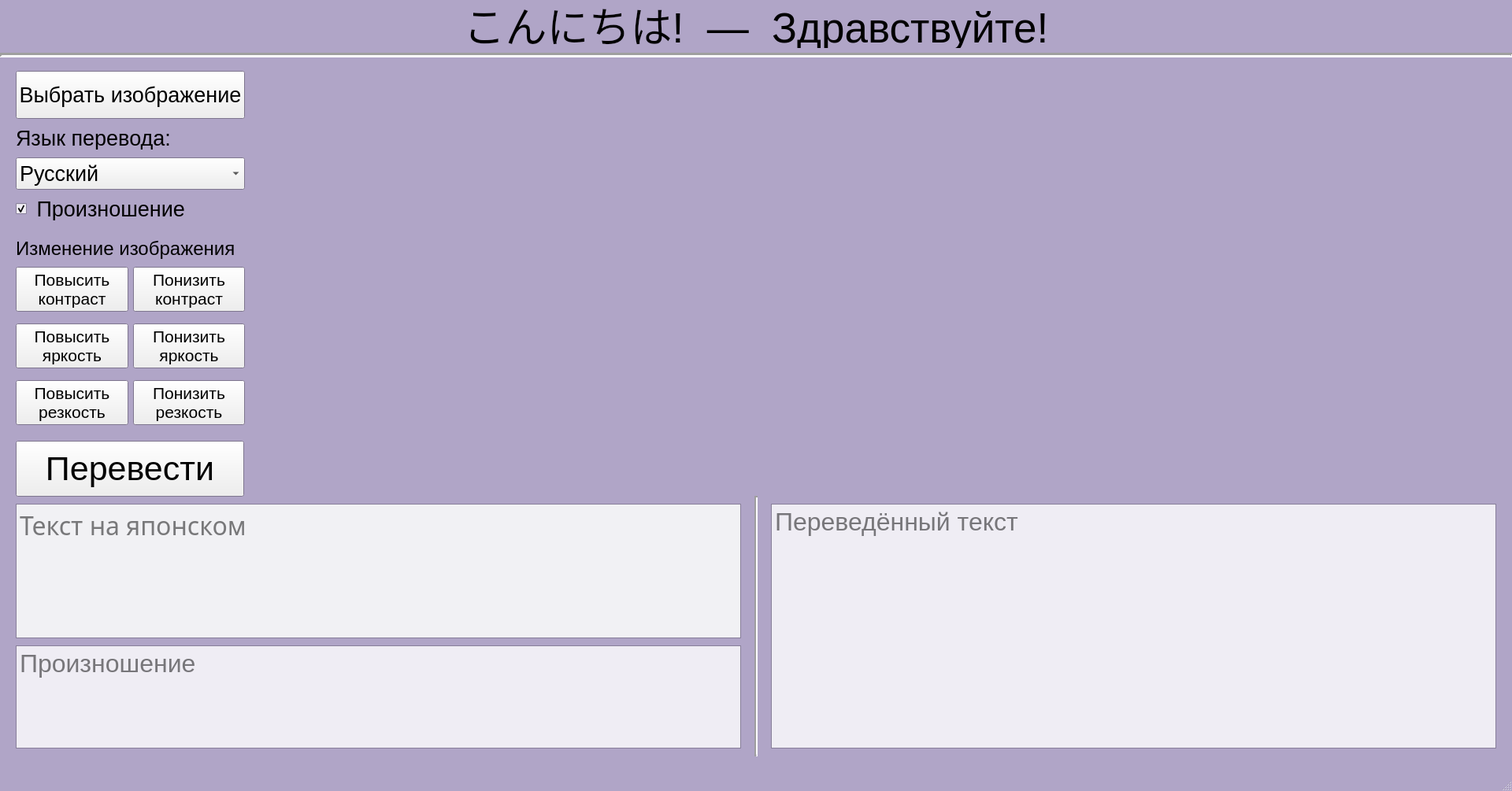
<?xml version="1.0" encoding="UTF-8"?>
<ui version="4.0">
 <class>MainWindow</class>
 <widget class="QMainWindow" name="MainWindow">
  <property name="geometry">
   <rect>
    <x>0</x>
    <y>0</y>
    <width>1920</width>
    <height>1005</height>
   </rect>
  </property>
  <property name="sizePolicy">
   <sizepolicy hsizetype="Expanding" vsizetype="Expanding">
    <horstretch>0</horstretch>
    <verstretch>0</verstretch>
   </sizepolicy>
  </property>
  <property name="minimumSize">
   <size>
    <width>1240</width>
    <height>100</height>
   </size>
  </property>
  <property name="maximumSize">
   <size>
    <width>1920</width>
    <height>1040</height>
   </size>
  </property>
  <property name="palette">
   <palette>
    <active>
     <colorrole role="Base">
      <brush brushstyle="SolidPattern">
       <color alpha="255">
        <red>239</red>
        <green>237</green>
        <blue>244</blue>
       </color>
      </brush>
     </colorrole>
     <colorrole role="Window">
      <brush brushstyle="SolidPattern">
       <color alpha="255">
        <red>176</red>
        <green>165</green>
        <blue>199</blue>
       </color>
      </brush>
     </colorrole>
     <colorrole role="Shadow">
      <brush brushstyle="SolidPattern">
       <color alpha="255">
        <red>105</red>
        <green>98</green>
        <blue>0</blue>
       </color>
      </brush>
     </colorrole>
    </active>
    <inactive>
     <colorrole role="Base">
      <brush brushstyle="SolidPattern">
       <color alpha="255">
        <red>239</red>
        <green>237</green>
        <blue>244</blue>
       </color>
      </brush>
     </colorrole>
     <colorrole role="Window">
      <brush brushstyle="SolidPattern">
       <color alpha="255">
        <red>176</red>
        <green>165</green>
        <blue>199</blue>
       </color>
      </brush>
     </colorrole>
     <colorrole role="Shadow">
      <brush brushstyle="SolidPattern">
       <color alpha="255">
        <red>105</red>
        <green>98</green>
        <blue>0</blue>
       </color>
      </brush>
     </colorrole>
    </inactive>
    <disabled>
     <colorrole role="Base">
      <brush brushstyle="SolidPattern">
       <color alpha="255">
        <red>176</red>
        <green>165</green>
        <blue>199</blue>
       </color>
      </brush>
     </colorrole>
     <colorrole role="Window">
      <brush brushstyle="SolidPattern">
       <color alpha="255">
        <red>176</red>
        <green>165</green>
        <blue>199</blue>
       </color>
      </brush>
     </colorrole>
     <colorrole role="Shadow">
      <brush brushstyle="SolidPattern">
       <color alpha="255">
        <red>105</red>
        <green>98</green>
        <blue>0</blue>
       </color>
      </brush>
     </colorrole>
    </disabled>
   </palette>
  </property>
  <property name="windowTitle">
   <string>Переводчик</string>
  </property>
  <widget class="QWidget" name="centralwidget">
   <widget class="Line" name="headerLine">
    <property name="geometry">
     <rect>
      <x>0</x>
      <y>60</y>
      <width>1921</width>
      <height>21</height>
     </rect>
    </property>
    <property name="lineWidth">
     <number>3</number>
    </property>
    <property name="orientation">
     <enum>Qt::Horizontal</enum>
    </property>
   </widget>
   <widget class="QLabel" name="greetingLabel">
    <property name="geometry">
     <rect>
      <x>0</x>
      <y>0</y>
      <width>1920</width>
      <height>61</height>
     </rect>
    </property>
    <property name="font">
     <font>
      <pointsize>40</pointsize>
      <weight>50</weight>
      <italic>false</italic>
      <bold>false</bold>
      <strikeout>false</strikeout>
      <kerning>true</kerning>
     </font>
    </property>
    <property name="text">
     <string>こんにちは!  —  Здравствуйте!</string>
    </property>
    <property name="textFormat">
     <enum>Qt::AutoText</enum>
    </property>
    <property name="alignment">
     <set>Qt::AlignCenter</set>
    </property>
   </widget>
   <widget class="QPushButton" name="translateButton">
    <property name="geometry">
     <rect>
      <x>20</x>
      <y>560</y>
      <width>290</width>
      <height>71</height>
     </rect>
    </property>
    <property name="font">
     <font>
      <pointsize>32</pointsize>
     </font>
    </property>
    <property name="cursor">
     <cursorShape>PointingHandCursor</cursorShape>
    </property>
    <property name="text">
     <string>Перевести</string>
    </property>
   </widget>
   <widget class="Line" name="translationLine">
    <property name="geometry">
     <rect>
      <x>950</x>
      <y>630</y>
      <width>20</width>
      <height>331</height>
     </rect>
    </property>
    <property name="lineWidth">
     <number>2</number>
    </property>
    <property name="orientation">
     <enum>Qt::Vertical</enum>
    </property>
   </widget>
   <widget class="QTextEdit" name="pronunciationText">
    <property name="geometry">
     <rect>
      <x>20</x>
      <y>820</y>
      <width>921</width>
      <height>131</height>
     </rect>
    </property>
    <property name="font">
     <font>
      <pointsize>24</pointsize>
     </font>
    </property>
    <property name="cursor" stdset="0">
     <cursorShape>IBeamCursor</cursorShape>
    </property>
    <property name="placeholderText">
     <string>Произношение</string>
    </property>
   </widget>
   <widget class="QTextEdit" name="japaneseText">
    <property name="geometry">
     <rect>
      <x>20</x>
      <y>640</y>
      <width>921</width>
      <height>171</height>
     </rect>
    </property>
    <property name="palette">
     <palette>
      <active>
       <colorrole role="Base">
        <brush brushstyle="SolidPattern">
         <color alpha="255">
          <red>241</red>
          <green>241</green>
          <blue>244</blue>
         </color>
        </brush>
       </colorrole>
       <colorrole role="Shadow">
        <brush brushstyle="SolidPattern">
         <color alpha="255">
          <red>102</red>
          <green>98</green>
          <blue>105</blue>
         </color>
        </brush>
       </colorrole>
      </active>
      <inactive>
       <colorrole role="Base">
        <brush brushstyle="SolidPattern">
         <color alpha="255">
          <red>241</red>
          <green>241</green>
          <blue>244</blue>
         </color>
        </brush>
       </colorrole>
       <colorrole role="Shadow">
        <brush brushstyle="SolidPattern">
         <color alpha="255">
          <red>102</red>
          <green>98</green>
          <blue>105</blue>
         </color>
        </brush>
       </colorrole>
      </inactive>
      <disabled>
       <colorrole role="Base">
        <brush brushstyle="SolidPattern">
         <color alpha="255">
          <red>176</red>
          <green>165</green>
          <blue>199</blue>
         </color>
        </brush>
       </colorrole>
       <colorrole role="Shadow">
        <brush brushstyle="SolidPattern">
         <color alpha="255">
          <red>102</red>
          <green>98</green>
          <blue>105</blue>
         </color>
        </brush>
       </colorrole>
      </disabled>
     </palette>
    </property>
    <property name="font">
     <font>
      <family>Microsoft JhengHei</family>
      <pointsize>24</pointsize>
     </font>
    </property>
    <property name="cursor" stdset="0">
     <cursorShape>IBeamCursor</cursorShape>
    </property>
    <property name="html">
     <string>&lt;!DOCTYPE HTML PUBLIC &quot;-//W3C//DTD HTML 4.0//EN&quot; &quot;http://www.w3.org/TR/REC-html40/strict.dtd&quot;&gt;
&lt;html&gt;&lt;head&gt;&lt;meta name=&quot;qrichtext&quot; content=&quot;1&quot; /&gt;&lt;style type=&quot;text/css&quot;&gt;
p, li { white-space: pre-wrap; }
&lt;/style&gt;&lt;/head&gt;&lt;body style=&quot; font-family:'Microsoft JhengHei'; font-size:24pt; font-weight:400; font-style:normal;&quot;&gt;
&lt;p style=&quot;-qt-paragraph-type:empty; margin-top:0px; margin-bottom:0px; margin-left:0px; margin-right:0px; -qt-block-indent:0; text-indent:0px; font-family:'MS Shell Dlg 2';&quot;&gt;&lt;br /&gt;&lt;/p&gt;&lt;/body&gt;&lt;/html&gt;</string>
    </property>
    <property name="placeholderText">
     <string>Текст на японском</string>
    </property>
   </widget>
   <widget class="QTextEdit" name="translatedText">
    <property name="geometry">
     <rect>
      <x>979</x>
      <y>640</y>
      <width>921</width>
      <height>311</height>
     </rect>
    </property>
    <property name="font">
     <font>
      <pointsize>24</pointsize>
     </font>
    </property>
    <property name="cursor" stdset="0">
     <cursorShape>IBeamCursor</cursorShape>
    </property>
    <property name="html">
     <string>&lt;!DOCTYPE HTML PUBLIC &quot;-//W3C//DTD HTML 4.0//EN&quot; &quot;http://www.w3.org/TR/REC-html40/strict.dtd&quot;&gt;
&lt;html&gt;&lt;head&gt;&lt;meta name=&quot;qrichtext&quot; content=&quot;1&quot; /&gt;&lt;style type=&quot;text/css&quot;&gt;
p, li { white-space: pre-wrap; }
&lt;/style&gt;&lt;/head&gt;&lt;body style=&quot; font-family:'MS Shell Dlg 2'; font-size:24pt; font-weight:400; font-style:normal;&quot;&gt;
&lt;p style=&quot;-qt-paragraph-type:empty; margin-top:0px; margin-bottom:0px; margin-left:0px; margin-right:0px; -qt-block-indent:0; text-indent:0px;&quot;&gt;&lt;br /&gt;&lt;/p&gt;&lt;/body&gt;&lt;/html&gt;</string>
    </property>
    <property name="placeholderText">
     <string>Переведённый текст</string>
    </property>
   </widget>
   <widget class="QCheckBox" name="pronunciationCheckBox">
    <property name="geometry">
     <rect>
      <x>20</x>
      <y>250</y>
      <width>291</width>
      <height>30</height>
     </rect>
    </property>
    <property name="font">
     <font>
      <pointsize>20</pointsize>
     </font>
    </property>
    <property name="cursor">
     <cursorShape>PointingHandCursor</cursorShape>
    </property>
    <property name="text">
     <string> Произношение</string>
    </property>
    <property name="iconSize">
     <size>
      <width>20</width>
      <height>20</height>
     </size>
    </property>
    <property name="checkable">
     <bool>true</bool>
    </property>
    <property name="checked">
     <bool>true</bool>
    </property>
    <property name="tristate">
     <bool>false</bool>
    </property>
   </widget>
   <widget class="QComboBox" name="languageBox">
    <property name="geometry">
     <rect>
      <x>20</x>
      <y>200</y>
      <width>291</width>
      <height>41</height>
     </rect>
    </property>
    <property name="font">
     <font>
      <pointsize>20</pointsize>
     </font>
    </property>
    <property name="cursor">
     <cursorShape>PointingHandCursor</cursorShape>
    </property>
    <item>
     <property name="text">
      <string>Русский</string>
     </property>
    </item>
    <item>
     <property name="text">
      <string>Английский</string>
     </property>
    </item>
    <item>
     <property name="text">
      <string>Немецкий</string>
     </property>
    </item>
    <item>
     <property name="text">
      <string>Французский</string>
     </property>
    </item>
    <item>
     <property name="text">
      <string>Итальянский</string>
     </property>
    </item>
    <item>
     <property name="text">
      <string>Испанский</string>
     </property>
    </item>
    <item>
     <property name="text">
      <string>Украинский</string>
     </property>
    </item>
    <item>
     <property name="text">
      <string>Чешский</string>
     </property>
    </item>
    <item>
     <property name="text">
      <string>Сербский</string>
     </property>
    </item>
    <item>
     <property name="text">
      <string>Польский</string>
     </property>
    </item>
    <item>
     <property name="text">
      <string>Корейский</string>
     </property>
    </item>
   </widget>
   <widget class="QLabel" name="languageLabel">
    <property name="geometry">
     <rect>
      <x>20</x>
      <y>160</y>
      <width>290</width>
      <height>30</height>
     </rect>
    </property>
    <property name="font">
     <font>
      <pointsize>20</pointsize>
     </font>
    </property>
    <property name="text">
     <string>Язык перевода:</string>
    </property>
   </widget>
   <widget class="QPushButton" name="fileButton">
    <property name="geometry">
     <rect>
      <x>20</x>
      <y>90</y>
      <width>291</width>
      <height>61</height>
     </rect>
    </property>
    <property name="font">
     <font>
      <pointsize>20</pointsize>
     </font>
    </property>
    <property name="cursor">
     <cursorShape>PointingHandCursor</cursorShape>
    </property>
    <property name="text">
     <string>Выбрать изображение</string>
    </property>
   </widget>
   <widget class="QLabel" name="image">
    <property name="geometry">
     <rect>
      <x>330</x>
      <y>90</y>
      <width>1571</width>
      <height>531</height>
     </rect>
    </property>
    <property name="text">
     <string/>
    </property>
    <property name="alignment">
     <set>Qt::AlignLeading|Qt::AlignLeft|Qt::AlignTop</set>
    </property>
   </widget>
   <widget class="QWidget" name="gridLayoutWidget">
    <property name="geometry">
     <rect>
      <x>20</x>
      <y>330</y>
      <width>291</width>
      <height>221</height>
     </rect>
    </property>
    <property name="font">
     <font>
      <pointsize>16</pointsize>
     </font>
    </property>
    <property name="cursor">
     <cursorShape>PointingHandCursor</cursorShape>
    </property>
    <layout class="QGridLayout" name="imageEditLayout">
     <item row="2" column="0">
      <widget class="QPushButton" name="sharpnessUpButton">
       <property name="cursor">
        <cursorShape>PointingHandCursor</cursorShape>
       </property>
       <property name="text">
        <string>Повысить
резкость</string>
       </property>
      </widget>
     </item>
     <item row="2" column="1">
      <widget class="QPushButton" name="sharpnessDownButton">
       <property name="cursor">
        <cursorShape>PointingHandCursor</cursorShape>
       </property>
       <property name="text">
        <string>Понизить
резкость</string>
       </property>
      </widget>
     </item>
     <item row="0" column="1">
      <widget class="QPushButton" name="contrastDownButton">
       <property name="font">
        <font>
         <pointsize>16</pointsize>
        </font>
       </property>
       <property name="cursor">
        <cursorShape>PointingHandCursor</cursorShape>
       </property>
       <property name="text">
        <string>Понизить
контраст</string>
       </property>
       <property name="flat">
        <bool>false</bool>
       </property>
      </widget>
     </item>
     <item row="1" column="0">
      <widget class="QPushButton" name="brightnessUpButton">
       <property name="font">
        <font>
         <pointsize>16</pointsize>
        </font>
       </property>
       <property name="cursor">
        <cursorShape>PointingHandCursor</cursorShape>
       </property>
       <property name="text">
        <string>Повысить
яркость</string>
       </property>
      </widget>
     </item>
     <item row="1" column="1">
      <widget class="QPushButton" name="brightnessDownButton">
       <property name="font">
        <font>
         <pointsize>16</pointsize>
        </font>
       </property>
       <property name="cursor">
        <cursorShape>PointingHandCursor</cursorShape>
       </property>
       <property name="text">
        <string>Понизить
яркость</string>
       </property>
      </widget>
     </item>
     <item row="0" column="0">
      <widget class="QPushButton" name="contrastUpButton">
       <property name="font">
        <font>
         <pointsize>16</pointsize>
        </font>
       </property>
       <property name="cursor">
        <cursorShape>PointingHandCursor</cursorShape>
       </property>
       <property name="text">
        <string>Повысить
контраст</string>
       </property>
      </widget>
     </item>
    </layout>
   </widget>
   <widget class="QLabel" name="label">
    <property name="geometry">
     <rect>
      <x>20</x>
      <y>300</y>
      <width>281</width>
      <height>31</height>
     </rect>
    </property>
    <property name="font">
     <font>
      <pointsize>18</pointsize>
     </font>
    </property>
    <property name="text">
     <string>Изменение изображения</string>
    </property>
   </widget>
  </widget>
  <widget class="QMenuBar" name="menubar">
   <property name="geometry">
    <rect>
     <x>0</x>
     <y>0</y>
     <width>1920</width>
     <height>21</height>
    </rect>
   </property>
  </widget>
  <widget class="QStatusBar" name="statusbar"/>
 </widget>
 <resources/>
 <connections/>
</ui>
